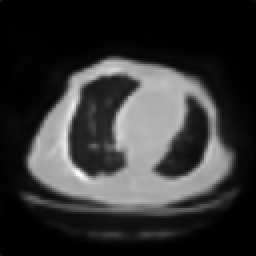
#> input picture src/gen_task/lung_data/testing/images/slice5.png, 128 x 128 px (shown 2 times larger)
$ python create_images.py
#> lines starting #> are read from the running program, lines starting #| are printed output that depends on the picture
from PIL import Image

# Open the images
image1 = Image.open('images/slice5.png')
#> image1 is the input picture: PIL image 128x128 RGBA; mean R, G, B, A 51.6, 51.6, 51.6, 255
image2 = Image.open('images/slice24.png')
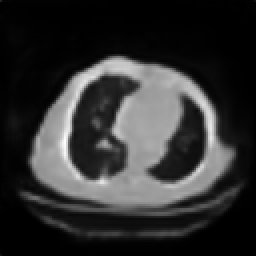
#> input picture src/gen_task/lung_data/testing/images/slice24.png, 128 x 128 px (shown 2 times larger)
#> image2 is the input picture: PIL image 128x128 RGBA; mean R, G, B, A 48.2, 48.2, 48.2, 255
image3 = Image.open('images/slice44.png')
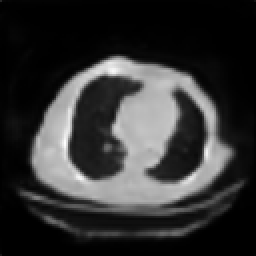
#> input picture src/gen_task/lung_data/testing/images/slice44.png, 128 x 128 px (shown 2 times larger)
#> image3 is the input picture: PIL image 128x128 RGBA; mean R, G, B, A 50.9, 50.9, 50.9, 255
image4 = Image.open('images/slice55.png')
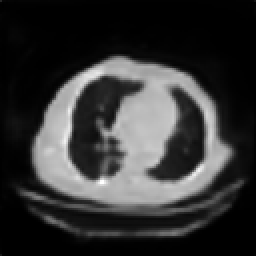
#> input picture src/gen_task/lung_data/testing/images/slice55.png, 128 x 128 px (shown 2 times larger)
#> image4 is the input picture: PIL image 128x128 RGBA; mean R, G, B, A 52.2, 52.2, 52.2, 255
image5 = Image.open('images/slice74.png')
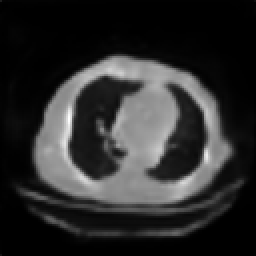
#> input picture src/gen_task/lung_data/testing/images/slice74.png, 128 x 128 px (shown 2 times larger)
#> image5 is the input picture: PIL image 128x128 RGBA; mean R, G, B, A 44.6, 44.6, 44.6, 255
image6 = Image.open('images/slice83.png')
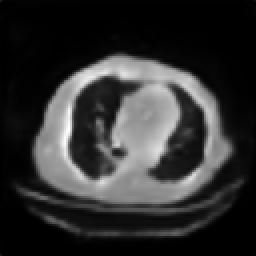
#> input picture src/gen_task/lung_data/testing/images/slice83.png, 128 x 128 px (shown 2 times larger)
#> image6 is the input picture: PIL image 128x128 RGBA; mean R, G, B, A 48.1, 48.1, 48.1, 255

# Get dimensions of each image
width1, height1 = image1.size
#> width1 = 128; height1 = 128
width2, height2 = image2.size
#> width2 = 128; height2 = 128
width3, height3 = image3.size
#> width3 = 128; height3 = 128
width4, height4 = image4.size
#> width4 = 128; height4 = 128
width5, height5 = image5.size
#> width5 = 128; height5 = 128
width6, height6 = image6.size
#> width6 = 128; height6 = 128

# Calculate the total width and maximum height
total_width = width1 + width2 + width3 + width4 + width5 + width6
#> total_width = 768
max_height = max(height1, height2, height3, height4, height5, height6)
#> max_height = 128

# Create a new blank image with the appropriate dimensions
new_image = Image.new('RGB', (total_width, max_height))
#> new_image: PIL image 768x128 RGB; every value is 0

# Paste each image into the new image
new_image.paste(image1, (0, 0))
new_image.paste(image2, (width1, 0))
new_image.paste(image3, (width1 + width2, 0))
new_image.paste(image4, (width1 + width2 + width3, 0))
new_image.paste(image5, (width1 + width2 + width3 + width4, 0))
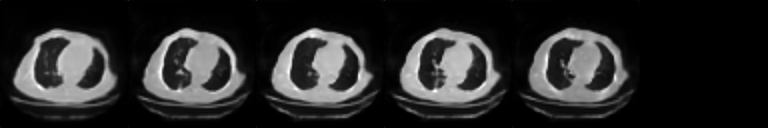
#> new_image: PIL image 768x128 RGB; min 0, max 255, mean 41.2
new_image.paste(image6, (width1 + width2 + width3 + width4 + width5, 0))
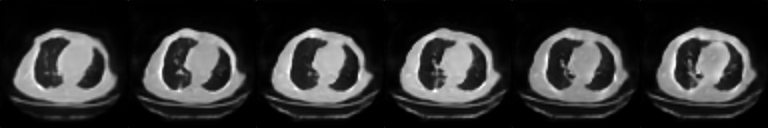
#> new_image: PIL image 768x128 RGB; min 0, max 255, mean 49.3

# Save the new image
new_image.save('combined_image.jpg')
